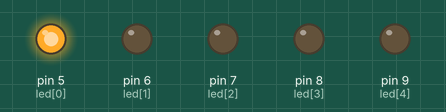
Simulated run of this sketch. Board: Arduino Uno, built with avr-gcc and run on an emulated ATmega328P. Parts: output pins drawn as LEDs (lit = HIGH).

Above: at 0.2 s.
At 1.2 s:
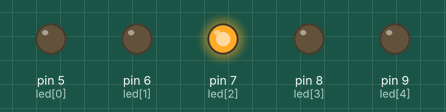
At 1.7 s:
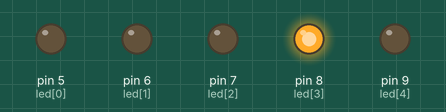
At 2.2 s:
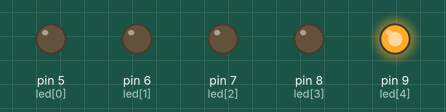
At 4.7 s:
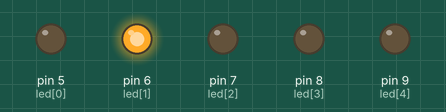
Timing chart, 0 to 5.2 s (numbered marks = the images above):
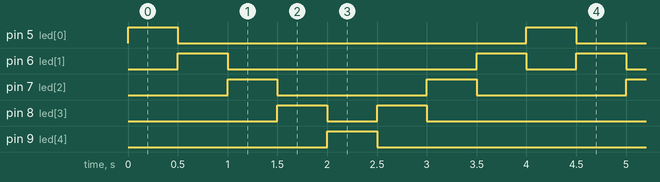

The sketch:

2_led_sequence.ino
```cpp
const int led[5] = {5, 6, 7, 8, 9};

int d = 500; // delay time

void setup() {
  for (int i = 0; i < 5; i++) {
    pinMode(led[i], OUTPUT);
  }
}

void loop() {
  // from Led 0 to Led 4
  for (int i = 0; i < 5; i++) {
    digitalWrite(led[i], HIGH);
    delay(d);
    digitalWrite(led[i], LOW);
  }

  // from Led 3 to Led 1
  for (int i = 3; i > 0; i--) {
    digitalWrite(led[i], HIGH);
    delay(d);
    digitalWrite(led[i], LOW);
  }
}
```

Measured:
- by itself, pin 5 (led[0]), pin 9 (led[4]): alternates HIGH for 0.50 s and LOW for 3.5 s
- by itself, pin 6 (led[1]): repeats every 4.0 s: LOW 2.5 s, HIGH 0.50 s, LOW 0.50 s, HIGH 0.50 s
- by itself, pin 7 (led[2]): alternates HIGH for 0.50 s and LOW for 1.5 s
- by itself, pin 8 (led[3]): repeats every 4.0 s: LOW 0.50 s, HIGH 0.50 s, LOW 2.5 s, HIGH 0.50 s
